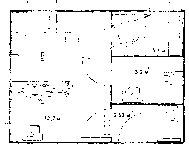
#> input picture homework/roomScan.pbm, 189 x 150 px
$ jupyter execute homework5.ipynb   (shell and % lines are left out)
#> lines starting #> are read from the running program, lines starting #| are printed output that depends on the picture; after the words box and inside, x2 and y2 are one past the last pixel; in counts of white or black regions, pixels touching at a corner belong together
[cell 1]
def hough_line(img):
    # Rho and Theta ranges
    thetas = np.deg2rad(np.arange(-90.0, 90.0))
    width, height = img.shape
    diag_len = int(round(math.sqrt(width * width + height * height)))  # max_dist
    rhos = np.linspace(-diag_len, diag_len, diag_len * 2)

    # Cache some resuable values
    cos_t = np.cos(thetas)
    sin_t = np.sin(thetas)
    num_thetas = len(thetas)

    # Hough accumulator array of theta vs rho
    accumulator = np.zeros((2 * diag_len, num_thetas), dtype=np.uint8)
    y_idxs, x_idxs = np.nonzero(img)  # (row, col) indexes to edges

    # Vote in the hough accumulator
    for i in range(len(x_idxs)):
        x = x_idxs[i]
        y = y_idxs[i]

        for t_idx in range(num_thetas):
            # Calculate rho. diag_len is added for a positive index
            rho = round(x * cos_t[t_idx] + y * sin_t[t_idx]) + diag_len
            accumulator[rho, t_idx] += 1

    return accumulator, thetas, rhos


def show_hough_line(data, accumulator, thetas, rhos):
    import matplotlib.pyplot as plt

    fig, ax = plt.subplots(1, 2, figsize=(10, 10))

    ax[0].imshow(data, cmap=plt.cm.gray)
    ax[0].set_title('Input image')
    ax[0].axis('image')

    ax[1].imshow(
        accumulator, cmap='jet',
        extent=[np.rad2deg(thetas[-1]), np.rad2deg(thetas[0]), rhos[-1], rhos[0]])
    ax[1].set_aspect('equal', adjustable='box')
    ax[1].set_title('Hough transform')
    ax[1].set_xlabel('Angles (degrees)')
    ax[1].set_ylabel('Distance (pixels)')
    ax[1].axis('image')
    plt.show()

[cell 2]
import numpy as np
from matplotlib import pyplot as plt
from skimage.measure import LineModelND, ransac
import math
import cv2

rng = np.random.default_rng()

# generate coordinates of line
x = np.arange(-200, 200)
y = 0.5*x
data = np.column_stack([x, y])

img = cv2.imread('roomScan.pbm')
#> img is the input picture: shape (150, 189, 3); 94.1% white; black in thin lines or dots
drawing = np.zeros(img.shape[:], dtype=np.uint8)
gray = cv2.cvtColor(img, cv2.COLOR_BGR2GRAY)
#> gray: shape (150, 189); 94.1% white; black in thin lines or dots
edges = cv2.Canny(gray, 50, 200)
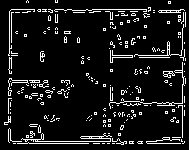
#> edges: shape (150, 189); 9.2% white in thin lines or dots

accumulator, thetas, rhos = hough_line(edges)
#> in hough_line, `y_idxs, x_idxs = np.nonzero(img)`: y_idxs = 2622 values from 0 to 144; x_idxs = 2622 values, max 185 at index 317, min 4 at index 2025, mean 99.64
#> the loop in hough_line, `for i in range(len(x_idxs)):` made 2622 passes
#> (x, y) on passes 1 to 3: (27, 0), (55, 0), (57, 0)
#> after the loop in hough_line, `for i in range(len(x_idxs)):`:
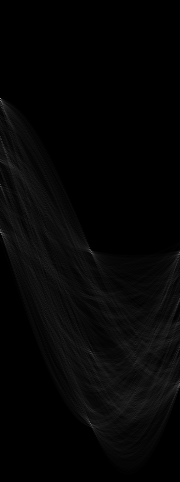
#> accumulator: shape (482, 180); min 0, max 144, mean 5.4
#> thetas = 180 values from -1.57 to 1.55; rhos = 482 values from -241 to 241
show_hough_line(edges, accumulator, thetas, rhos)
#> in show_hough_line, `plt.show()`:
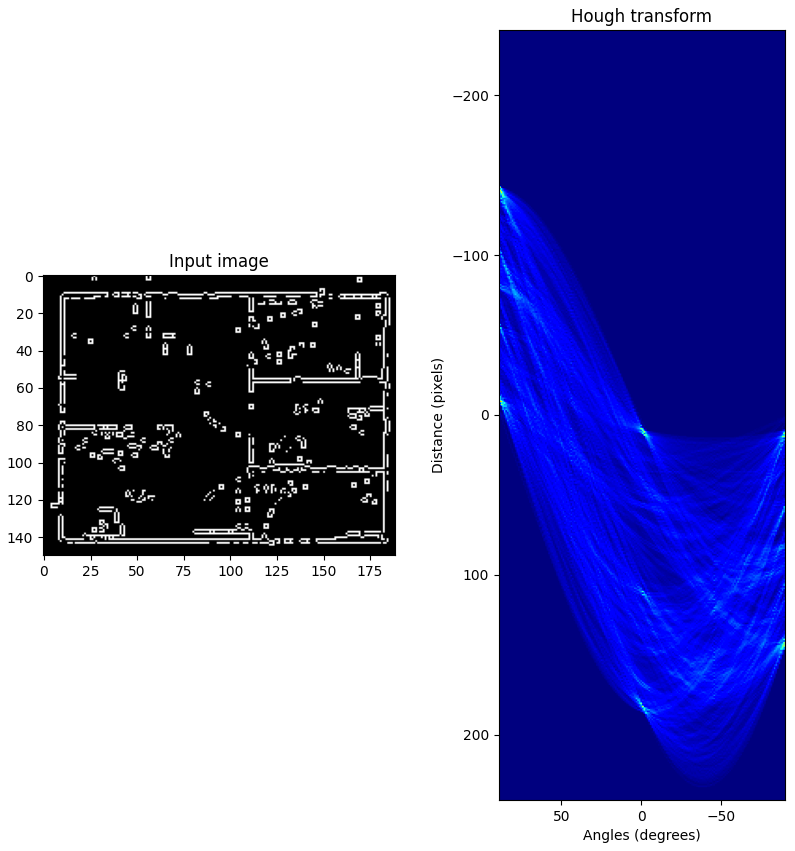
#> figure drawn by matplotlib, 2 panels

[cell 3]
# Detect points that form a line
lines = cv2.HoughLinesP(edges, 0.5, np.pi / 180, threshold=30, minLineLength=5, maxLineGap=10)
#> lines = 25 rows, first 6: [86, 9, 150, 9], [13, 143, 183, 143], [8, 141, 156, 141], [9, 98, 9, 11], [182, 141, 182, 21], [11, 100, 11, 9]
# Draw lines on the image
for line in lines:
    x1, y1, x2, y2 = line[0]
    cv2.line(img, (x1, y1), (x2, y2), (255, 0, 0), 3)
#> this loop made 25 passes
#> (x1, y1, x2, y2) on passes 1 to 12: (86, 9, 150, 9), (13, 143, 183, 143), (8, 141, 156, 141), (9, 98, 9, 11), (182, 141, 182, 21), (11, 100, 11, 9), (153, 12, 185, 12), (110, 55, 184, 55), (12, 9, 91, 10), (110, 27, 110, 12), (110, 57, 183, 57), (8, 80, 47, 80)
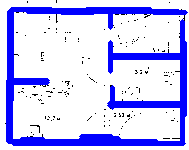
#> img: shape (150, 189, 3); mean B, G, R 251.3, 199.3, 199.3
# Show result
cv2.imshow("Result Image", img)
cv2.waitKey()
#> Out = 27

$ run again, with homework/lineNoise.png saved as homework/roomScan.pbm
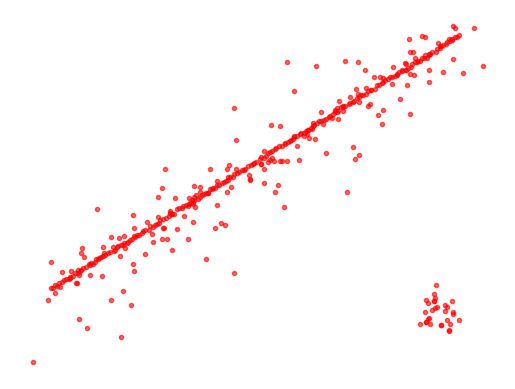
#> input picture homework/lineNoise.png, 515 x 389 px
#> img is the input picture: shape (389, 515, 3); mean B, G, R 248.5, 248.5, 255
#> `edges = cv2.Canny(gray, 50, 200)`:
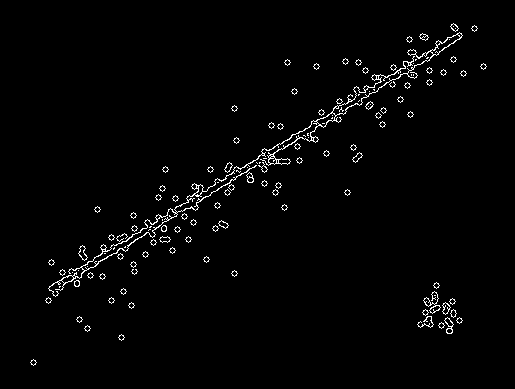
#> edges: shape (389, 515); 1.8% white in thin lines or dots, all inside (x1, y1, x2, y2) = (30, 23, 487, 366)
#> y_idxs = 3666 values from 23 to 365; x_idxs = 3666 values, max 486 at index 404, min 30 at index 3657, mean 271.4
#> the loop in hough_line, `for i in range(len(x_idxs)):` made 3666 passes
#> (x, y) on passes 1 to 3: (453, 23), (451, 24), (452, 24)
#> `accumulator, thetas, rhos = hough_line(edges)`: thetas = 180 values from -1.57 to 1.55; rhos = 1290 values from -645 to 645
#> lines = 31 rows, first 6: [53, 291, 476, 27], [280, 144, 459, 32], [48, 288, 457, 33], [361, 98, 414, 65], [394, 79, 460, 38], [258, 156, 279, 143]
#> the loop `for line in lines:` made 31 passes
#> after the loop `for line in lines:`:
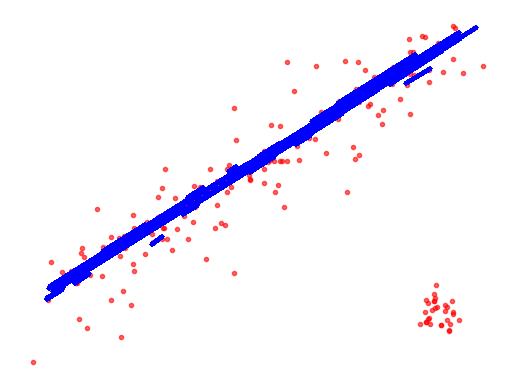
#> img: shape (389, 515, 3); mean B, G, R 252.4, 243.5, 246.2
#> Out = 27
